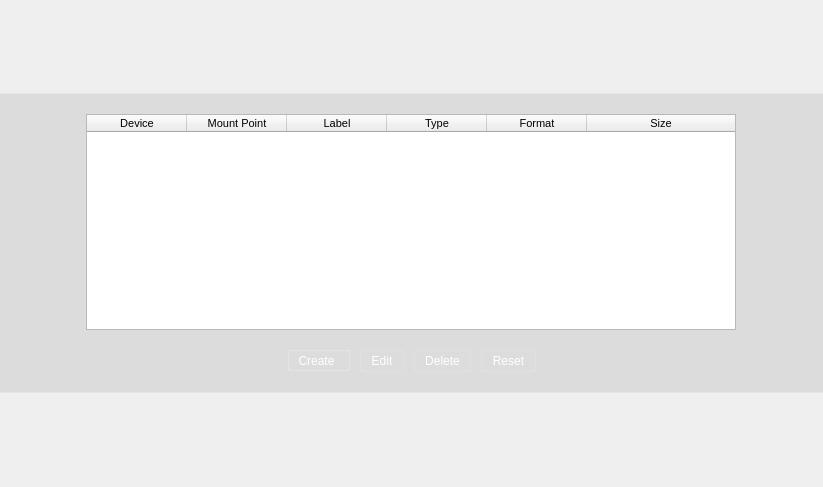
<?xml version="1.0" encoding="UTF-8"?>
<ui version="4.0">
 <class>ManualPartWidget</class>
 <widget class="QWidget" name="ManualPartWidget">
  <property name="geometry">
   <rect>
    <x>0</x>
    <y>0</y>
    <width>823</width>
    <height>487</height>
   </rect>
  </property>
  <property name="styleSheet">
   <string notr="true"/>
  </property>
  <layout class="QGridLayout" name="gridLayout">
   <property name="margin">
    <number>0</number>
   </property>
   <property name="spacing">
    <number>0</number>
   </property>
   <item row="0" column="0">
    <widget class="QFrame" name="frame">
     <property name="sizePolicy">
      <sizepolicy hsizetype="Expanding" vsizetype="Fixed">
       <horstretch>0</horstretch>
       <verstretch>0</verstretch>
      </sizepolicy>
     </property>
     <property name="minimumSize">
      <size>
       <width>600</width>
       <height>250</height>
      </size>
     </property>
     <property name="maximumSize">
      <size>
       <width>16777215</width>
       <height>300</height>
      </size>
     </property>
     <property name="styleSheet">
      <string notr="true">#frame{
background-color: rgba(0, 0, 0, 20);
border-top: 1px solid rgba(255, 255, 255, 75);/*white*/
border-bottom: 1px solid rgba(255, 255, 255, 75);/*white*/
}


 QListView {
     show-decoration-selected: 1; /* make the selection span the entire width of the view */
 }

 QListView::item{
    border-radius: 2px;
    border:0px;
    padding: 5px
}
QListView::item:alternate {
    background: #EEEEEE;
}
QListView::item:selected {
    border:0px;
}

 QListView::item:selected:!active {
     background-color: qlineargradient(spread:pad, x1:0.5, y1:1, x2:0.5, y2:0, stop:0 rgba(129, 3, 3, 255), stop:0.0192308 rgba(160, 35, 25, 255), stop:0.521739 rgba(166, 35, 29, 255), stop:0.531585 rgba(184, 46, 40, 255), stop:0.983696 rgba(168, 78, 74, 255), stop:1 rgba(210, 110, 110, 255));

 }

 QListView::item:selected:active {
     background-color: qlineargradient(spread:pad, x1:0.5, y1:1, x2:0.5, y2:0, stop:0 rgba(129, 3, 3, 255), stop:0.0192308 rgba(160, 35, 25, 255), stop:0.521739 rgba(166, 35, 29, 255), stop:0.531585 rgba(184, 46, 40, 255), stop:0.983696 rgba(168, 78, 74, 255), stop:1 rgba(210, 110, 110, 255));
 }

 QListView::item:hover {
     background-color: qlineargradient(spread:pad, x1:0.5, y1:1, x2:0.5, y2:0, stop:0 rgba(129, 3, 3, 100), stop:0.0192308 rgba(160, 35, 25, 100), stop:0.521739 rgba(166, 35, 29, 100), stop:0.531585 rgba(184, 46, 40, 100), stop:0.983696 rgba(168, 78, 74, 100), stop:1 rgba(210, 110, 110, 100));
 }   
     QPushButton{
        padding: 3px 10px 3px 10px;
        color: white;
        border:0px;
        border-radius:2px;
        border:1px solid  rgba(255, 255, 255, 30);
        background-color: qlineargradient(spread:repeat, x1:0, y1:0, x2:0, y2:1,
            stop:0 rgba(27, 27, 27, 0), 
            stop:0.510753 rgba(9, 9, 9, 10), stop:1 rgba(0, 0, 0, 0));
    }

    QPushButton:flat{
        padding: 3px 10px 3px 10px;
        color: white;
        border:0px;
        border-radius:2px;
        border:1px solid  rgba(255, 255, 255, 30);
        background-color: qlineargradient(spread:repeat, x1:0, y1:0, x2:0, y2:1,
            stop:0 rgba(27, 27, 27, 0), 
            stop:0.510753 rgba(9, 9, 9, 10), stop:1 rgba(0, 0, 0, 0));
    }
    
    QPushButton:hover{
        border:1px solid  rgba(255, 255, 255, 40);
        border-radius:2px;
        background-color:qlineargradient(spread:pad, x1:0, y1:0, x2:0, y2:1,
            stop:0 rgba(127, 127, 127, 10), stop:0.513661 rgba(231, 231, 231, 50),
            stop:1 rgba(94, 94, 94, 10))
    }

    QPushButton:checked{
        border:1px solid  rgba(255, 255, 255, 30);
        border-radius:2px;
        background-color: qlineargradient(spread:repeat, x1:0, y1:0, x2:0, y2:1,
            stop:0 rgba(27, 27, 27, 0), stop:0.510753 rgba(9, 9, 9, 10),
            stop:1 rgba(0, 0, 0, 0));
    }

    QPushButton:pressed{
        border:1px solid  rgba(255, 255, 255, 15);
        border-radius:2px;
        padding: 3px 10px 3px 10px;
        background-color:qlineargradient(spread:pad, x1:0, y1:0, x2:1, y2:0,
            stop:0 rgba(52, 52, 52, 50));
    }

    QToolButton {
        color: white;
        border:1px solid  rgba(255, 255, 255, 30);
        border-radius:2px;
        padding:1px 10px 1px 5px;
        background-color: qlineargradient(spread:repeat, x1:0, y1:0, x2:0, y2:1,
            stop:0 rgba(27, 27, 27, 0), 
            stop:0.510753 rgba(9, 9, 9, 10), stop:1 rgba(0, 0, 0, 0));
    }

    QToolButton[popupMode=&quot;1&quot;] {
        padding-right: 20px;
    }

    QToolButton:hover {
        border:1px solid  rgba(255, 255, 255, 40);
        border-radius:2px;
        background-color:qlineargradient(spread:pad, x1:0, y1:0, x2:0, y2:1,
            stop:0 rgba(127, 127, 127, 10), stop:0.513661 rgba(231, 231, 231, 50),
            stop:1 rgba(94, 94, 94, 10))
    }

    QToolButton:pressed {
        border:1px solid  rgba(255, 255, 255, 15);
        border-radius:2px;
        padding:1px 10px 1px 5px;
        background-color:qlineargradient(spread:pad, x1:0, y1:0, x2:1, y2:0,
            stop:0 rgba(52, 52, 52, 50));
    }

    QToolButton::menu-button {
        border:1px solid  rgba(255, 255, 255, 15);
        border-bottom-right-radius: 6px;
        width: 16px;
    }

    QToolButton::menu-arrow {
        image: url(:/images/treeview-branch-open.png);
    }

    QToolButton::menu-arrow:open {
        top: 1px; left: 1px;
    }

    QToolButton::menu-button {
        border-top-right-radius: 3px;
        border-bottom-right-radius: 3px;
        width: 16px;
    }
</string>
     </property>
     <property name="frameShape">
      <enum>QFrame::NoFrame</enum>
     </property>
     <property name="frameShadow">
      <enum>QFrame::Plain</enum>
     </property>
     <property name="lineWidth">
      <number>0</number>
     </property>
     <layout class="QGridLayout" name="gridLayout_5">
      <property name="leftMargin">
       <number>0</number>
      </property>
      <property name="topMargin">
       <number>20</number>
      </property>
      <property name="rightMargin">
       <number>0</number>
      </property>
      <property name="bottomMargin">
       <number>20</number>
      </property>
      <property name="horizontalSpacing">
       <number>30</number>
      </property>
      <property name="verticalSpacing">
       <number>0</number>
      </property>
      <item row="0" column="1">
       <layout class="QHBoxLayout" name="horizontalLayout_2">
        <property name="spacing">
         <number>30</number>
        </property>
        <item>
         <layout class="QVBoxLayout" name="verticalLayout">
          <property name="spacing">
           <number>15</number>
          </property>
          <item>
           <layout class="QHBoxLayout" name="horizontalLayout_3">
            <property name="spacing">
             <number>0</number>
            </property>
            <property name="bottomMargin">
             <number>5</number>
            </property>
            <item>
             <widget class="QTreeWidget" name="deviceTree">
              <property name="maximumSize">
               <size>
                <width>650</width>
                <height>16777215</height>
               </size>
              </property>
              <property name="styleSheet">
               <string notr="true"/>
              </property>
              <property name="frameShadow">
               <enum>QFrame::Plain</enum>
              </property>
              <property name="sortingEnabled">
               <bool>false</bool>
              </property>
              <property name="allColumnsShowFocus">
               <bool>false</bool>
              </property>
              <property name="wordWrap">
               <bool>true</bool>
              </property>
              <property name="headerHidden">
               <bool>false</bool>
              </property>
              <attribute name="headerCascadingSectionResizes">
               <bool>true</bool>
              </attribute>
              <attribute name="headerHighlightSections">
               <bool>false</bool>
              </attribute>
              <attribute name="headerMinimumSectionSize">
               <number>75</number>
              </attribute>
              <attribute name="headerShowSortIndicator" stdset="0">
               <bool>false</bool>
              </attribute>
              <attribute name="headerStretchLastSection">
               <bool>true</bool>
              </attribute>
              <column>
               <property name="text">
                <string>Device</string>
               </property>
               <property name="font">
                <font>
                 <pointsize>8</pointsize>
                </font>
               </property>
               <property name="textAlignment">
                <set>AlignHCenter|AlignVCenter|AlignCenter</set>
               </property>
              </column>
              <column>
               <property name="text">
                <string>Mount Point</string>
               </property>
               <property name="font">
                <font>
                 <pointsize>8</pointsize>
                </font>
               </property>
               <property name="textAlignment">
                <set>AlignHCenter|AlignVCenter|AlignCenter</set>
               </property>
              </column>
              <column>
               <property name="text">
                <string>Label</string>
               </property>
               <property name="font">
                <font>
                 <pointsize>8</pointsize>
                </font>
               </property>
               <property name="textAlignment">
                <set>AlignHCenter|AlignVCenter|AlignCenter</set>
               </property>
              </column>
              <column>
               <property name="text">
                <string>Type</string>
               </property>
               <property name="font">
                <font>
                 <pointsize>8</pointsize>
                </font>
               </property>
               <property name="textAlignment">
                <set>AlignHCenter|AlignVCenter|AlignCenter</set>
               </property>
              </column>
              <column>
               <property name="text">
                <string>Format</string>
               </property>
               <property name="font">
                <font>
                 <pointsize>8</pointsize>
                </font>
               </property>
               <property name="textAlignment">
                <set>AlignHCenter|AlignVCenter|AlignCenter</set>
               </property>
              </column>
              <column>
               <property name="text">
                <string>Size</string>
               </property>
               <property name="font">
                <font>
                 <pointsize>8</pointsize>
                </font>
               </property>
               <property name="textAlignment">
                <set>AlignHCenter|AlignVCenter|AlignCenter</set>
               </property>
              </column>
             </widget>
            </item>
           </layout>
          </item>
          <item>
           <layout class="QHBoxLayout" name="horizontalLayout">
            <property name="spacing">
             <number>10</number>
            </property>
            <item>
             <spacer name="horizontalSpacer">
              <property name="orientation">
               <enum>Qt::Horizontal</enum>
              </property>
              <property name="sizeHint" stdset="0">
               <size>
                <width>40</width>
                <height>20</height>
               </size>
              </property>
             </spacer>
            </item>
            <item>
             <widget class="QToolButton" name="newButton">
              <property name="sizePolicy">
               <sizepolicy hsizetype="Fixed" vsizetype="Fixed">
                <horstretch>0</horstretch>
                <verstretch>0</verstretch>
               </sizepolicy>
              </property>
              <property name="layoutDirection">
               <enum>Qt::LeftToRight</enum>
              </property>
              <property name="styleSheet">
               <string notr="true">border:1px solid rgba(255, 255, 255, 60)</string>
              </property>
              <property name="text">
               <string>Create</string>
              </property>
              <property name="icon">
               <iconset resource="../../../../yali-theme-pisi-1.0/data.qrc">
                <normaloff>:/gui/pics/expand.png</normaloff>:/gui/pics/expand.png</iconset>
              </property>
              <property name="popupMode">
               <enum>QToolButton::InstantPopup</enum>
              </property>
              <property name="toolButtonStyle">
               <enum>Qt::ToolButtonTextBesideIcon</enum>
              </property>
              <property name="autoRaise">
               <bool>false</bool>
              </property>
              <property name="arrowType">
               <enum>Qt::NoArrow</enum>
              </property>
             </widget>
            </item>
            <item>
             <widget class="QPushButton" name="editButton">
              <property name="text">
               <string>Edit</string>
              </property>
              <property name="icon">
               <iconset resource="../../../../yali-theme-pisi-1.0/data.qrc">
                <normaloff>:/gui/pics/document-edit.png</normaloff>:/gui/pics/document-edit.png</iconset>
              </property>
              <property name="flat">
               <bool>true</bool>
              </property>
             </widget>
            </item>
            <item>
             <widget class="QPushButton" name="deleteButton">
              <property name="text">
               <string>Delete</string>
              </property>
              <property name="icon">
               <iconset resource="../../../../yali-theme-pisi-1.0/data.qrc">
                <normaloff>:/gui/pics/draw-eraser.png</normaloff>:/gui/pics/draw-eraser.png</iconset>
              </property>
              <property name="flat">
               <bool>true</bool>
              </property>
             </widget>
            </item>
            <item>
             <widget class="QPushButton" name="resetButton">
              <property name="text">
               <string>Reset</string>
              </property>
              <property name="icon">
               <iconset resource="../../../../yali-theme-pisi-1.0/data.qrc">
                <normaloff>:/gui/pics/view-refresh.png</normaloff>:/gui/pics/view-refresh.png</iconset>
              </property>
              <property name="flat">
               <bool>true</bool>
              </property>
             </widget>
            </item>
            <item>
             <spacer name="horizontalSpacer_2">
              <property name="orientation">
               <enum>Qt::Horizontal</enum>
              </property>
              <property name="sizeHint" stdset="0">
               <size>
                <width>40</width>
                <height>20</height>
               </size>
              </property>
             </spacer>
            </item>
           </layout>
          </item>
         </layout>
        </item>
       </layout>
      </item>
     </layout>
    </widget>
   </item>
  </layout>
 </widget>
 <resources>
  <include location="../../../../yali-theme-pisi-1.0/data.qrc"/>
 </resources>
 <connections/>
</ui>
